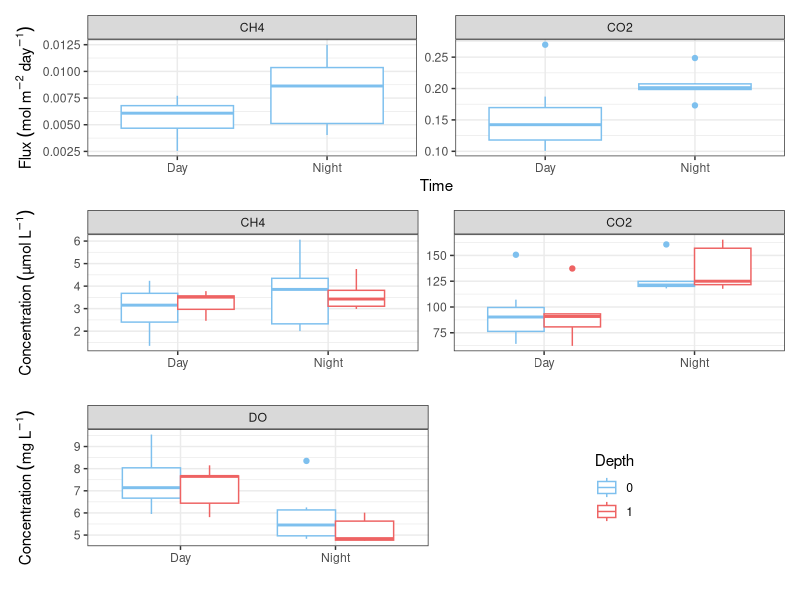
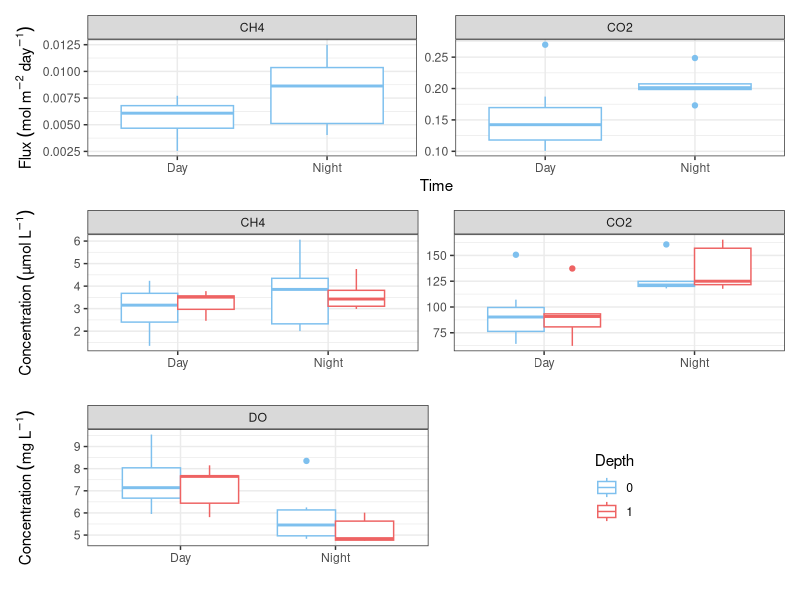

Write the R code that produced these figures, in order.
# Figure 6 Day Night Comparisons

library(tidyverse)
library(dplyr)
library(lubridate)
library(patchwork)
library(scales)


df <- read_csv("Data/clean.v2.csv")
df <- df %>% 
  filter(Site=="AL2") 

night <- df %>% 
  filter(Time=="Night")


#modifies some dates which were improperly recorded as the following date, rather than as the date which the night started
night[1,1] <- as.Date("2021-06-08")
night[2,1] <- as.Date("2021-06-08")
night[10,1] <- as.Date("2021-07-20")
night[11,1] <- as.Date("2021-07-20")

daynight <- left_join(night, df, by=c("Date", "Depth"))
daynight.1 <- daynight %>% 
  select(Date,Site.y, Depth, Time.y,AirPressure.y,AirTemp.y,Humidity.y,DOSat.y,DOMGL.y,WTemp.y,Q.y,DOC.y,dCO2.y,fCO2.y,dCH4.y,fCH4.y) %>% 
  filter(Time.y=="Day") %>% 
  rename(Site=Site.y,
         Time=Time.y,
         AirPressure=AirPressure.y,
         AirTemp=AirTemp.y,
         Humidity=Humidity.y,
         DOSat=DOSat.y,
         DOMGL=DOMGL.y,
         WTemp=WTemp.y,
         Q=Q.y,
         DOC=DOC.y,
         dCO2=dCO2.y,
         dCH4=dCH4.y,
         fCO2=fCO2.y,
         fCH4=fCH4.y
  )


dn <- bind_rows(daynight.1,night)
dn_long <- pivot_longer(dn, cols = c("dCO2","fCO2","dCH4","fCH4", "DOMGL"))
dn_long <- dn_long %>% 
  mutate(Gas=NA) %>% 
  mutate(Measurment = NA) %>% 
  filter(Depth !="0.5")

for(i in 1:nrow(dn_long)){
  if (dn_long$name[i] == "CO2Sat"){
    dn_long$Gas[i] =c("CO2")
  }else if (dn_long$name[i]=="fCO2"){
    dn_long$Gas[i]=c("CO2")
  }else if (dn_long$name[i]=="dCO2"){
    dn_long$Gas[i]=c("CO2")
  }else if (dn_long$name[i] =="CH4Sat"){
    dn_long$Gas[i]=c("CH4")
  }else if (dn_long$name[i] =="dCH4"){
    dn_long$Gas[i]=c("CH4")
  }else if (dn_long$name[i] =="fCH4"){
    dn_long$Gas[i]=c("CH4")
  } else{
    dn_long$Gas[i]=c("DO")
  }
}


for (i in 1:nrow(dn_long)) {
  if(dn_long$name[i]=="CO2Sat"){
    dn_long$Measurment[i]=c("Saturation")
  }else if(dn_long$name[i]=="dCO2"){
    dn_long$Measurment[i]=c("Concentration (µmol/L)")
  }else if(dn_long$name[i]=="fCO2"){
    dn_long$Measurment[i]=c("Flux (mol/m2/day)")
  }else if(dn_long$name[i]=="CH4Sat"){
    dn_long$Measurment[i]=c("Saturation")
  }else if(dn_long$name[i]=="dCH4"){
    dn_long$Measurment[i]=c("Concentration (µmol/L)")
  }else if(dn_long$name[i]=="fCH4"){
    dn_long$Measurment[i]=c("Flux (mol/m2/day)")
  }else {
    dn_long$Measurment[i]=c("Concentration (mg/L)")
  }
}

dn_long$Depth <- as.factor(dn_long$Depth)


p1 = ggplot(dn_long %>% filter(Measurment == 'Flux (mol/m2/day)')) +
  geom_boxplot(aes(x=Time, y=value, colour=Depth),position = position_dodge(preserve = "single"))+
  #  labs(title = expression("CH"[4])) +
  scale_color_manual(values=c("skyblue2", "indianred2"))+
  facet_wrap(~Gas, scales = 'free_y', ncol = 2)+
  theme_bw() +
  theme(legend.position = "none")+
  #  theme(strip.background = element_rect(fill=alpha("deeppink4",0.2)))+
  # ylab("Flux (mol/m2/day)")+
  ylab(expression(Flux~(mol~m^-2~day^-1)))
xlab("")

p2 = ggplot(dn_long %>% filter(Measurment == 'Concentration (µmol/L)')) +
  geom_boxplot(aes(x=Time, y=value, colour=Depth),position = position_dodge(preserve = "single"))+
  #  labs(title = expression("CO"[2])) +
  scale_color_manual(values=c("skyblue2", "indianred2"))+
  facet_wrap(~Gas, scales = 'free_y', ncol = 2)+
  theme_bw() +
  #  theme(strip.background = element_rect(fill=alpha("dodgerblue4",0.2)))+
  xlab("")+
  # ylab("Concentration (µmol/L)")
  ylab(expression(Concentration~(µmol~L^-1)))

p3 = ggplot(dn_long %>% filter(Measurment == 'Concentration (mg/L)')) +
  geom_boxplot(aes(x=Time, y=value, colour=Depth),position = position_dodge(preserve = "single"))+
  #  labs(title = expression("CO"[2])) +
  scale_color_manual(values=c("skyblue2", "indianred2"))+
  facet_wrap(~Gas, scales = 'free_y', ncol = 2)+
  theme_bw() +
  #  theme(strip.background = element_rect(fill=alpha("dodgerblue4",0.2)))+
  xlab("")+
  # ylab("Concentration (µmol/L)")
  ylab(expression(Concentration~(mg~L^-1)))

layout <- "
AA
BB
CD"
p1+p2+p3 + guide_area()+ plot_layout(guides = 'collect', design =  layout)
ggsave("Figures/Figure6.png", plot = last_plot())